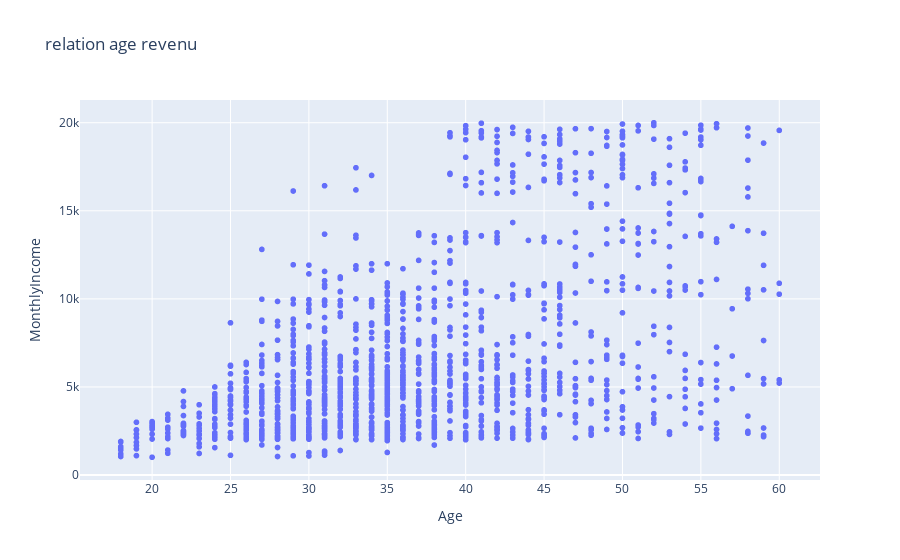

Notebook source saved alongside this figure:
### Code cell
age_revenu = px.scatter(df, x="Age", y="MonthlyIncome", title="relation age revenu")
age_revenu.show()

### Figure 1 — Plotly figure (JSON) as saved in the notebook; plotly's stock layout.template omitted (floating-point values rounded to 4 significant figures; data arrays with more than 128 entries replaced by an {"elided": "..."} marker saying what was removed)
{"data": [{"hovertemplate": "Age=%{x}<br>MonthlyIncome=%{y}<extra></extra>", "legendgroup": "", "marker": {"color": "#636efa", "symbol": "circle"}, "mode": "markers", "name": "", "showlegend": false, "type": "scattergl", "x": {"elided": "1470 int values"}, "xaxis": "x", "y": {"elided": "1470 int values"}, "yaxis": "y"}], "layout": {"legend": {"tracegroupgap": 0}, "title": {"text": "relation age revenu"}, "xaxis": {"anchor": "y", "domain": [0, 1], "title": {"text": "Age"}}, "yaxis": {"anchor": "x", "domain": [0, 1], "title": {"text": "MonthlyIncome"}}}}
